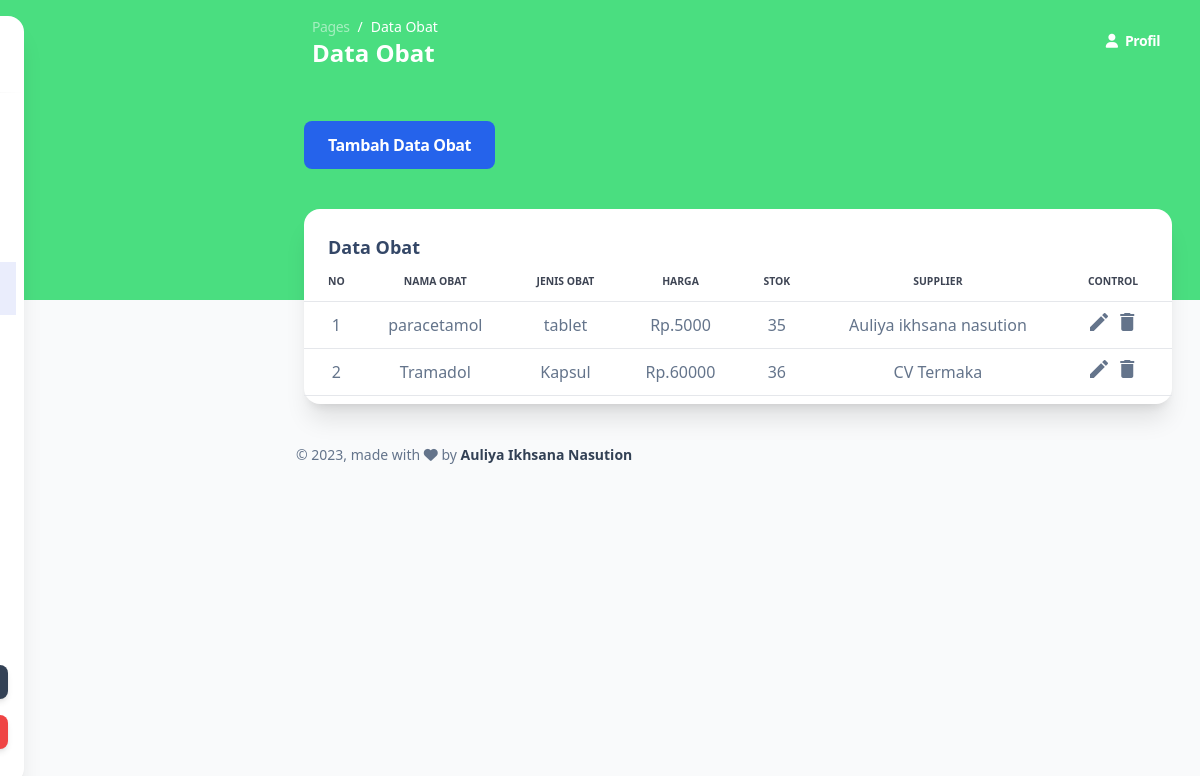
The page /build/pages/dataobat.php (signed in) on the database its author committed.
### tables this page shows
CREATE TABLE `obat` (
  `id_obat` int(11) NOT NULL,
  `nama_obat` varchar(255) DEFAULT NULL,
  `jenis` varchar(255) DEFAULT NULL,
  `harga` int(11) DEFAULT NULL,
  `stok` int(11) DEFAULT NULL,
  `id_supplier` char(10) DEFAULT NULL
);

CREATE TABLE `supplier` (
  `id_supplier` char(10) NOT NULL DEFAULT '',
  `nama_supplier` varchar(100) DEFAULT NULL,
  `alamat` varchar(100) DEFAULT NULL,
  `no_telepon` varchar(50) DEFAULT NULL
);

### build/pages/dataobat.php (the view, shortened to what this page needs)
<!DOCTYPE html>
<html>
<head>
  <link href="../assets/css/nucleo-icons.css" rel="stylesheet" />
  <link href="../assets/css/nucleo-svg.css" rel="stylesheet" />
  <link href="../assets/css/argon-dashboard-tailwind.css?v=1.0.1" rel="stylesheet" />
  <script src="https://cdn.tailwindcss.com"></script>
</head>
<body class="m-0 font-sans text-base antialiased font-normal dark:bg-slate-900 leading-default bg-gray-50 text-slate-500">
  <div class="absolute w-full bg-green-400 dark:hidden min-h-75"></div>
  <aside class="fixed inset-y-0 flex-wrap items-center justify-between block w-full p-0 my-4 overflow-y-auto antialiased transition-transform duration-200 -translate-x-full bg-white border-0 shadow-xl dark:shadow-none dark:bg-slate-850 max-w-64 ease-nav-brand z-990 xl:ml-6 rounded-2xl xl:left-0 xl:translate-x-0" aria-expanded="false">
    <div class="h-19">
      <a class="block px-8 py-6 m-0 text-sm whitespace-nowrap dark:text-white text-slate-700" href="dataobat.php" target="_blank">
      </a>
    </div>
    <hr class="h-px mt-0 bg-transparent bg-gradient-to-r from-transparent via-black/40 to-transparent dark:bg-gradient-to-r dark:from-transparent dark:via-white dark:to-transparent" />
    <div class="items-center block w-auto max-h-screen overflow-auto h-sidenav grow basis-full">
      <ul class="flex flex-col pl-0 mb-0">
        <li class="mt-0.5 w-full">
          <a class="py-2.7  dark:text-white dark:opacity-80 text-sm ease-nav-brand my-0 mx-2 flex items-center whitespace-nowrap rounded-lg px-4 font-semibold text-slate-700 transition-colors" href="dashboard.php">
          </a>
        </li>
        <li class="mt-0.5 w-full">
          <a class=" dark:text-white dark:opacity-80 py-2.7 text-sm ease-nav-brand my-0 mx-2 flex items-center whitespace-nowrap px-4 transition-colors" href="datapelanggan.php">
          </a>
        </li>
        <li class="mt-0.5 w-full">
          <a class=" dark:text-white dark:opacity-80 py-2.7 text-sm ease-nav-brand my-0 mx-2 flex items-center whitespace-nowrap px-4 transition-colors" href="datakaryawan.php">
          </a>
        </li>
        <li class="mt-0.5 w-full">
          <a class="bg-blue-500/13 dark:text-white dark:opacity-80 py-2.7 text-sm ease-nav-brand my-0 mx-2 flex items-center whitespace-nowrap px-4 transition-colors" href="dataobat.php">
          </a>
        </li>
        <li class="mt-0.5 w-full">
          <a class=" dark:text-white dark:opacity-80 py-2.7 text-sm ease-nav-brand my-0 mx-2 flex items-center whitespace-nowrap px-4 transition-colors" href="datasupplier.php">
          </a>
        </li>
        <li class="mt-0.5 w-full">
          <a class=" dark:text-white dark:opacity-80 py-2.7 text-sm ease-nav-brand my-0 mx-2 flex items-center whitespace-nowrap px-4 transition-colors" href="datapenjualan.php">
          </a>
        </li>
        <li class="mt-0.5 w-full">
          <a class=" dark:text-white dark:opacity-80 py-2.7 text-sm ease-nav-brand my-0 mx-2 flex items-center whitespace-nowrap px-4 transition-colors" href="datapembelian.php">
          </a>
        </li>
      </ul>
    </div>
    <div class="mx-4">
      <div class="relative flex flex-col min-w-0 break-words bg-transparent border-0 shadow-none rounded-2xl bg-clip-border" sidenav-card>
        <div class="flex-auto w-full p-4 pt-0 text-center">
        </div>
      </div>
      <a href="" target="_blank" class="inline-block w-full px-8 py-2 mb-4 text-xs font-bold leading-normal text-center text-white capitalize transition-all ease-in rounded-lg shadow-md bg-slate-700 bg-150 hover:shadow-xs hover:-translate-y-px">Instagram</a>
      <a class="inline-block w-full px-8 py-2 text-xs font-bold leading-normal text-center text-white align-middle transition-all ease-in bg-red-500 border-0 rounded-lg shadow-md select-none bg-150 bg-x-25 hover:shadow-xs hover:-translate-y-px" href="logout.php">LOG OUT</a>
    </div>
  </aside>
  <main class="relative h-full max-h-screen transition-all duration-200 ease-in-out xl:ml-68 rounded-xl">
    <nav class="relative flex flex-wrap items-center justify-between px-0 py-2 mx-6 transition-all ease-in shadow-none duration-250 rounded-2xl lg:flex-nowrap lg:justify-start" navbar-main navbar-scroll="false">
      <div class="flex items-center justify-between w-full px-4 py-1 mx-auto flex-wrap-inherit">
        <nav>
          <ol class="flex flex-wrap pt-1 mr-12 bg-transparent rounded-lg sm:mr-16">
            <li class="text-sm leading-normal">
              <a class="text-white opacity-50" href="javascript:;">Pages</a>
            </li>
            <li class="text-sm pl-2 capitalize leading-normal text-white before:float-left before:pr-2 before:text-white before:content-['/']" aria-current="page">Data Obat</li>
          </ol>
          <h6 class="mb-0 font-bold text-white capitalize text-2xl">Data Obat</h6>
        </nav>
        <div class="flex items-center mt-2 grow sm:mt-0 sm:mr-6 md:mr-0 lg:flex lg:basis-auto">
          <ul class="flex flex-row justify-end pl-0 mb-0 list-none md-max:w-full">
            <li class="flex items-center">
              <a href="sign-in.html" class="block px-0 py-2 text-sm font-semibold text-white transition-all ease-nav-brand">
                <i class="fa fa-user sm:mr-1"></i>
                <span class="hidden sm:inline">Profil</span>
              </a>
            </li>
          </ul>
        </div>
      </div>
    </nav>
    <div class="mb-10 mt-10 w-fit">
      <a href="function/tambahdataobat.php" class="block ms-8 mt-6 py-3 px-6 rounded-lg bg-blue-600 text-white hover:bg-slate-400 hover:scale-110 font-bold ">Tambah Data Obat</a>
    </div>
    <div class="flex flex-wrap -mx-3 ms-5 mt-4 me-4">
      <div class="flex-none w-full max-w-full px-3">
        <div class="relative flex flex-col min-w-0 mb-6 break-words bg-white border-0 border-transparent border-solid shadow-xl dark:bg-slate-850 dark:shadow-dark-xl rounded-2xl bg-clip-border">
          <div class="p-6 pb-0 mb-0 border-b-0 border-b-solid rounded-t-2xl border-b-transparent">
            <h6 class="dark:text-white font-semibold text-lg">Data Obat</h6>
          </div>
          <div class="flex-auto px-0 pt-0 pb-2 ">
            <div class="p-0 overflow-x-auto">
              <table class="items-center w-full mb-0 align-top border-collapse dark:border-white/40 text-slate-500">
                <thead class="align-bottom">
                  <tr>
                    <th class="px-6 py-3 font-bold  uppercase align-middle bg-transparent border-b  #FFFFFFborder-collapse shadow-none dark:border-white/40 dark:text-white text-xxs border-b-solid tracking-none whitespace-nowrap text-slate-900 opacity-80 w-[5%]">No</th>
                    <th class="px-6 py-3 font-bold  uppercase align-middle bg-transparent border-b border-collapse shadow-none dark:border-white/40 dark:text-white text-xxs border-b-solid tracking-none whitespace-nowrap text-slate-900 opacity-80">Nama Obat</th>
                    <th class="px-6 py-3 font-bold  uppercase align-middle bg-transparent border-b border-collapse shadow-none dark:border-white/40 dark:text-white text-xxs border-b-solid tracking-none whitespace-nowrap text-slate-900 opacity-80">Jenis Obat</th>
                    <th class="px-6 py-3 font-bold text-center uppercase align-middle bg-transparent border-b border-collapse shadow-none dark:border-white/40 dark:text-white text-xxs border-b-solid tracking-none whitespace-nowrap text-slate-900 opacity-80">Harga</th>
                    <th class="px-6 py-3 font-bold  uppercase align-middle bg-transparent border-b border-collapse shadow-none dark:border-white/40 dark:text-white text-xxs border-b-solid tracking-none whitespace-nowrap text-slate-900 opacity-80">Stok</th>
                    <th class="px-6 py-3 font-bold  uppercase align-middle bg-transparent border-b border-collapse shadow-none dark:border-white/40 dark:text-white text-xxs border-b-solid tracking-none whitespace-nowrap text-slate-900 opacity-80">Supplier</th>
                    <th class="px-6 py-3 font-bold  uppercase align-middle bg-transparent border-b border-collapse shadow-none dark:border-white/40 dark:text-white text-xxs border-b-solid tracking-none whitespace-nowrap text-slate-900 opacity-80">Control</th>
                  </tr>
                </thead>
                <tbody class="align-center">
                  <?php
                  include "function/koneksi.php";
                  $data = mysqli_query($conn, "SELECT * FROM obat, supplier WHERE obat.id_supplier = supplier.id_supplier");
                  $num = 1;
                  while ($row = mysqli_fetch_array($data)) {
                  ?>
                    <tr>
                      <td class="p-2 align-middle bg-transparent border-b dark:border-white/40 whitespace-nowrap shadow-transparent text-center w-[5%]"><?php echo $num++ ?>
                      </td>
                      <td class="p-2 align-middle bg-transparent border-b dark:border-white/40 whitespace-nowrap shadow-transparent text-center"><?php echo $row['nama_obat'] ?>
                      </td>
                      <td class="p-2 align-middle bg-transparent border-b dark:border-white/40 whitespace-nowrap shadow-transparent text-center"><?php echo $row['jenis'] ?>
                      </td>
                      <td class="p-2 align-middle bg-transparent border-b dark:border-white/40 whitespace-nowrap shadow-transparent text-center"> Rp.<?php echo $row['harga'] ?>
                      </td>
                      <td class="p-2 align-middle bg-transparent border-b dark:border-white/40 whitespace-nowrap shadow-transparent text-center"><?php echo $row['stok'] ?>
                      </td>
                      <td class="p-2 align-middle bg-transparent border-b dark:border-white/40 whitespace-nowrap shadow-transparent text-center"><?php echo $row['nama_supplier'] ?>
                      </td>
                      <td class="p-2 align-middle bg-transparent border-b dark:border-white/40 whitespace-nowrap shadow-transparent text-center">
                        <a href="function/editobat.php?id=<?php echo $row['id_obat']; ?>"><i class="material-icons">edit</i></a>
                        <a href="function/deleteobat.php?id=<?php echo $row['id_obat']; ?>" onclick=" return confirm ('Apakah Anda Yakin Ingin Menghapus data Ini ?');"><i class="material-icons">delete</i></a>
                      </td>
                    <?php
                  }
                    ?>
                    </tr>
                </tbody>
              </table>
            </div>
          </div>
        </div>
      </div>
    </div>
    <footer class="pt-4">
      <div class="w-full px-6 mx-auto">
        <div class="flex flex-wrap items-center -mx-3 lg:justify-between">
          <div class="w-full max-w-full px-3 mt-0 mb-6 shrink-0 lg:mb-0 lg:w-1/2 lg:flex-none">
            <div class="text-sm leading-normal text-center text-slate-500 lg:text-left">
              ©
              made with <i class="fa fa-heart"></i> by
              <span class="font-semibold text-slate-700 dark:text-white">Auliya Ikhsana Nasution</span>
            </div>
          </div>
        </div>
      </div>
    </footer>
</body>
<script src="./assets/js/argon-dashboard-tailwind.js?v=1.0.1" async></script>
</html>

### rows shown on the page
obat: nama_obat "paracetamol", jenis "tablet", harga "5000", stok "35", id_supplier.nama_supplier "Auliya ikhsana nasution"
obat: nama_obat "Tramadol", jenis "Kapsul", harga "60000", stok "36", id_supplier.nama_supplier "CV Termaka"
